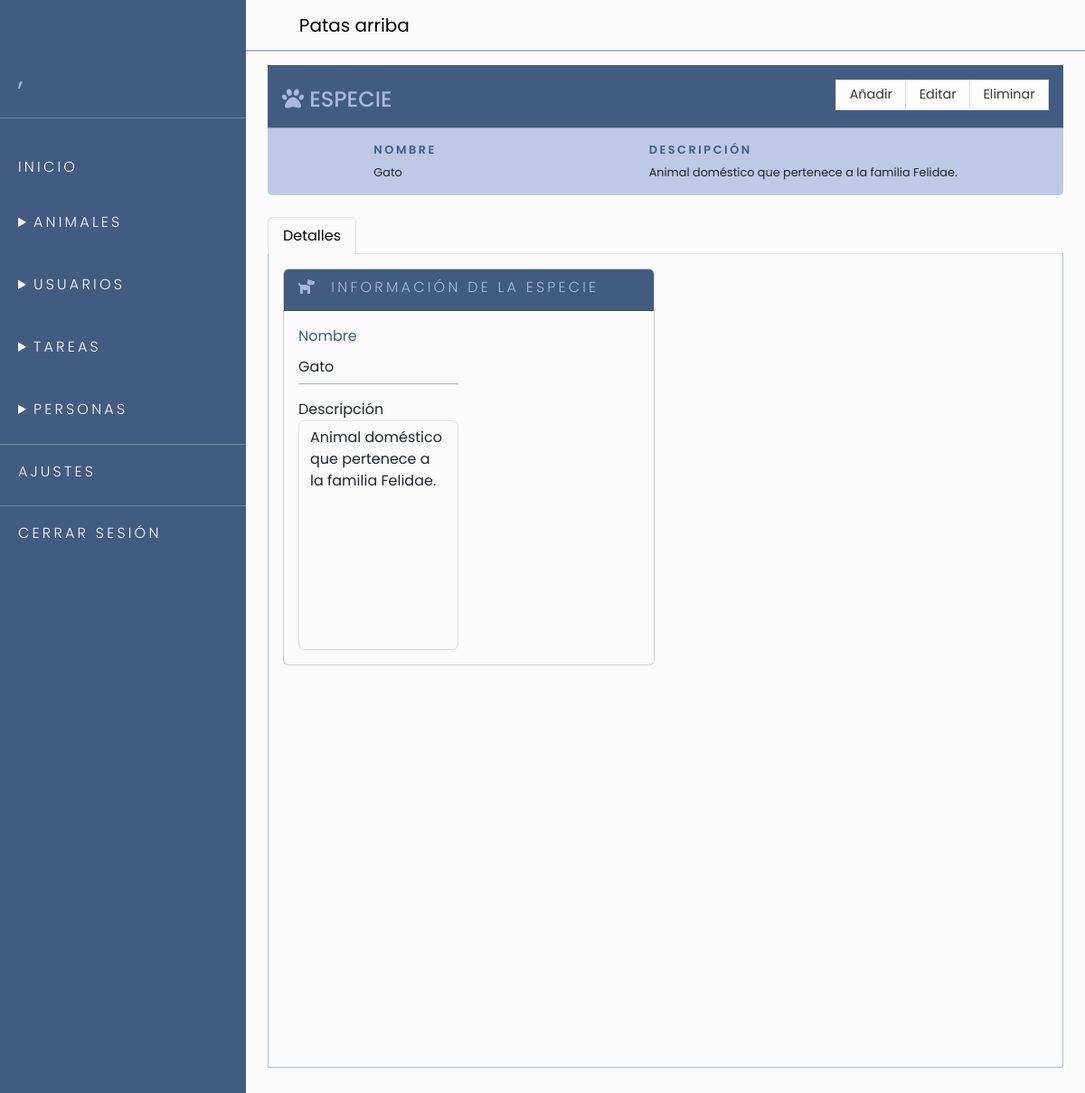
/app/controllers/EspecieC.php?id=00B100292511104237966&action=show_register (signed in), run on the app's committed database.
### tables this page shows
CREATE TABLE IF NOT EXISTS `especies` (
  `id` VARCHAR(22) NOT NULL DEFAULT '1',
  `nombre` VARCHAR(45) NOT NULL DEFAULT 'No especificado',
  `descripcion` VARCHAR(100) NOT NULL DEFAULT '-',
  `disponible` TINYINT(4) NOT NULL DEFAULT 1,
  PRIMARY KEY (`id`),
  UNIQUE INDEX `idespecies_UNIQUE` (`id` ASC) );

### app/utils/Utils.php (called while the page is built, shortened)
<?php
require_once "../models/Model.php";
class Utils
{
    public static function connectBD()
    {
        $conBD = null;
        try {
            return $conBD = new PDO(DB_DRIVER . ":host=" . DB_HOST . ";dbname=" . DB_SCHEMA, DB_USER);
        } catch (PDOException $e) {
            self::save_log_error($e->getMessage());
            return $conBD;
            die();
        } catch (Exception $e) {
            self::save_log_error($e->getMessage());
            return $conBD;
            exit();
        }
    }
}

### app/models/Model.php (called while the page is built, shortened)
<?php
require_once "../utils/Utils.php";
class Model
{
    protected $conBD;
    function __construct()
    {
        try {
            $this->conBD = Utils::connectBD();
        } catch (PDOException $e) {
            Utils::save_log_error("PDOException caught: " . $e->getMessage());
        } catch (Exception $e) {
            Utils::save_log_error("Unexpected error caught: " . $e->getMessage());
        }
    }
    public function queryParam(String $query, array $params = [])
    {
        try {
            $stmt = $this->conBD->prepare($query);
            foreach ($params as $key => $value) {
                $stmt->bindValue(':' . $key, $value);
            }
            $success = $stmt->execute();
            if ($success) {
                return $stmt->fetchAll(PDO::FETCH_ASSOC);
            }
        } catch (PDOException $e) {
            Utils::save_log_error("PDOException caught: " . $e->getMessage());
        } catch (Exception $e) {
            Utils::save_log_error("Unexpected error caught: " . $e->getMessage());
        }
        return false;
    }
}

### app/views/V_EspecieVer.php (the view, shortened to what this page needs)
<!DOCTYPE html>
<html lang="es">
<head>
    <link rel='stylesheet' href='https://cdnjs.cloudflare.com/ajax/libs/ekko-lightbox/5.3.0/ekko-lightbox.css'>
    <link rel="stylesheet" href="../views/css/sass.css">
</head>
<body>
    <?php include_once "../views/components/menu.php"; ?>
    <section id="content">
        <?php include_once "../views/components/header.php"; ?>
        <main class="mx-4 mt-5 mb-5">
            <br />
            <div class="mb-4 w-100 bg-secondary bg-opacity-75 " style="border-radius:5px;">
                <div class="button-option-container d-flex justify-content-between align-content-center w-100 bg-primary p-3">
                    <h1 style="font-size: x-large;" class="pt-2 text-secondary text-uppercase font-weight-light mb-0 d-inline" data-controller="EspecieC.php">
                        <i class="fa-solid fa-paw"></i>
                        ESPECIE
                    </h1>
                    <div class="btn-group" role="group">
                        <button class="button-dropdown" data-toggle="modal" data-target="#insert">Añadir</button>
                        <button class="button-dropdown" data-action="update">Editar</button>
                        <button class="button-dropdown" data-action="sdelete">Eliminar</button>
                    </div>
                </div>
                <hr class="mt-0 px-3">
                <div class="d-flex justify-content-around">
                    <div>
                        <h5 class="text-primary" style="font-weight:600; text-transform:uppercase; font-size: .8em">Nombre</h5>
                        <p style="font-size: .8em"><?= $data['nombre'] ?></p>
                    </div>
                    <div>
                        <h5 class="text-primary" style="font-weight:600; text-transform:uppercase; font-size: .8em">Descripción</h5>
                        <p style="font-size: .8em"><?= $data['descripcion'] ?></p>
                    </div>
                </div>
            </div>
            <nav class="nav nav-tabs w-100" id="tab" role="tablist">
                <a class="nav-item nav-link border-bottom-0 active" data-toggle="tab" role="tab" aria-selected="true" aria-controls="nav-details" href="#details">Detalles</a>
            </nav>
            <div class="tab-content w-100 border border-1 border-primary-subtle border-top-0" id="tabcontent" style="height:900px;">
                <div class="tab-pane fade show active h-100" id="details" role="tabpanel" aria-labelledby="details-tab">
                    <form action="../controllers/EspecieC.php" method="POST" class="d-inline-flex flex-column justify-content-between h-100 w-100 p-0 form-register">
                        <div role="tablist" class="p-3">
                            <div class="row" id="infoEspecie-show">
                                <div class="col-md-12 col-lg-6 mb-4">
                                    <div class="card" role="tab" style="position: unset;">
                                        <div class="card-header bg-primary" id="info" data-toggle="collapse" href="#info-show" aria-expanded="true" aria-controls="infoEspecie-show">
                                            <h5 class="d-inline-flex align-items-center text-secondary"><i class="fa-solid fa-dog text-secondary"></i>&nbsp;&nbsp;Información de la Especie</h5>
                                        </div>
                                        <div class="collapse show" role="tabpanel" aria-labelledby="info" data-parent="#accordion">
                                            <div class="card-body">
                                                <div class="form-group row">
                                                    <div class="col-12 col-lg-6">
                                                        <label for="nombre" class="col-12 text-primary">Nombre</label>
                                                        <input type="text" name="nombre" id="nombre" class="form-control-plaintext border-dark-subtle border-0 border-bottom mt-1 mb-3" value="<?= $data['nombre'] ?>" readonly>
                                                        <label for="descripcion" class="col-12">Descripción</label>
                                                        <textarea name="descripcion" id="descripcion" class="form-control" cols="30" rows="10" style="resize: none; box-shadow:none;" readonly><?= $data['descripcion'] ?></textarea>
                                                    </div>
                                                </div>
                                            </div>
                                        </div>
                                    </div>
                                    <br />
                                </div>
                            </div>
                        </div>
                    </form>
                </div>
                <br>
            </div>
        </main>
    </section>
</body>
</html>

### data on the page
especies: nombre "Gato", descripcion "Animal doméstico que pertenece a la familia Felidae."
